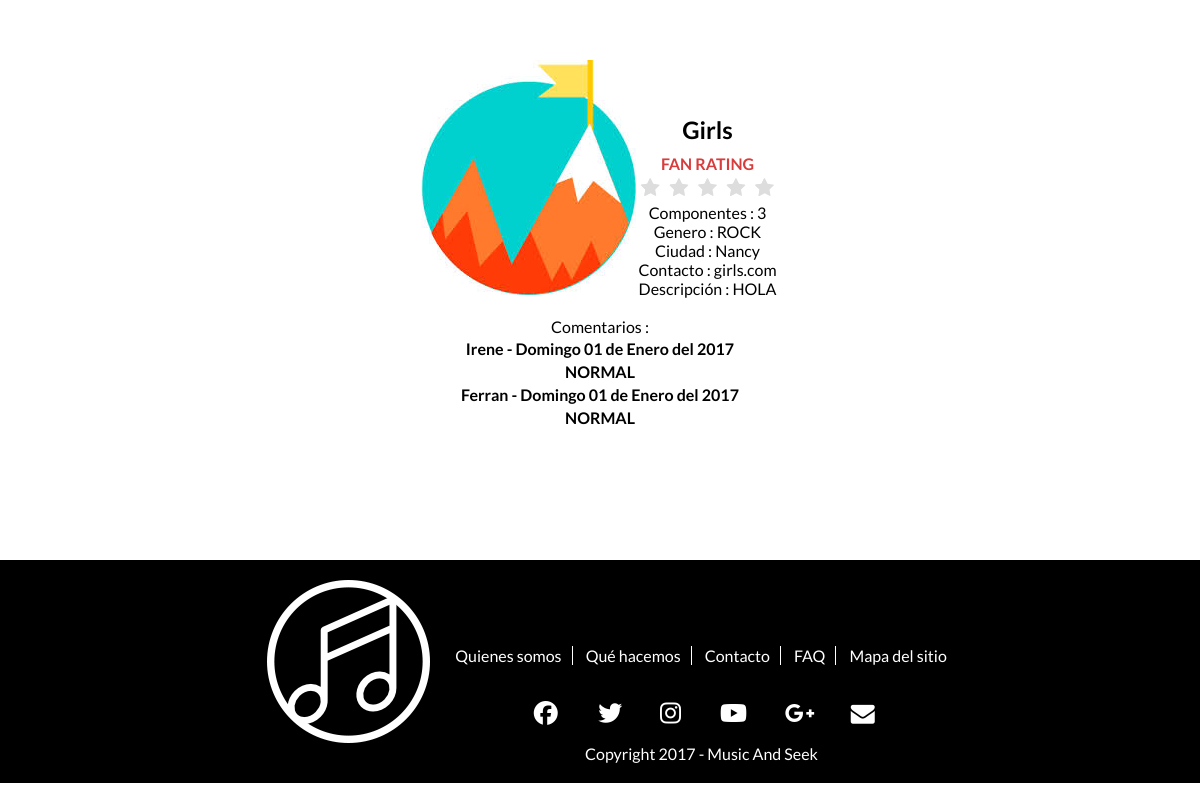
/InfoGrupo.php?nombre=Girls, run on the app's committed database.
### tables this page shows
create table USUARIO( 
ID_USUARIO int(10) not null auto_increment,
TIPO_USUARIO char(10) not null,
NOMBRE char(20) not null,
APELLIDOS char(20),
UBICACION char(50),
EMAIL char(50) not null,
NUMERO_CONTACTO int(11),
 
IMAGEN char(50),
NOMBRE_LOCAL char(20),
NOMBRE_ARTISTICO char(20),
NUMERO_COMPONENTES int(5),
PASSWORD char(255) not null,
AFORO int(5),
WEB char(20),
ID_GENERO int(10),
ID_CIUDAD int(10),
PREGUNTA_SEGURIDAD char (255),
RESPUESTA_SEGURIDAD char (255),
DESCRIPCION char(255),
FECHA_ALTA DATETIME,
FECHA_BAJA DATETIME DEFAULT NULL,
primary key (ID_USUARIO, EMAIL)
);

create table GENERO(
ID_GENERO int(10) not null auto_increment,
NOMBRE char(20) not null,
primary key(ID_GENERO)
);

create table CIUDAD(
ID_CIUDAD int(10) not null auto_increment,
NOMBRE char(20) not null,
PAIS char(10) not null,
primary key(ID_CIUDAD)
);

create table VOTAR_COMENTAR(
ID_VOTO int(10) not null auto_increment primary key,
ID_FAN int(10) not null,
ID_VOTADO int(10) not null,
PUNTOS int(2) not null,
VOTO_CONCIERTO boolean not null,
COMENTARIO char(140),
FECHA datetime not null,
TIPO_VOTACION char(10) not null
);

### bbdd.php (called while the page is built, shortened)
<?php
function conectar() {
    $conexion = mysqli_connect('localhost', 'root', '', 'musicandseek')
            or die("Error conectando");
    return $conexion;
}
function getNombreFecha($fecha) {
    $dias = array("Domingo", "Lunes", "Martes", "Miercoles", "Jueves", "Viernes", "Sábado");
    $meses = array("Enero", "Febrero", "Marzo", "Abril", "Mayo", "Junio", "Julio", "Agosto", "Septiembre", "Octubre", "Noviembre", "Diciembre");
    $arrayFecha = explode("-", $fecha);
    $fecha = $dias[$arrayFecha[0]] . " " . $arrayFecha[1] . " de " . $meses[$arrayFecha[2] - 1] . " del " . $arrayFecha[3];
    return $fecha;
}
function getNombreCiudad($id_ciudad) {
    $conexion = conectar();
    $sql = "SELECT NOMBRE FROM CIUDAD WHERE ID_CIUDAD= $id_ciudad";
    $result = $conexion->query($sql);
    if ($result->num_rows > 0) {
        $row = $result->fetch_assoc();
        return $row['NOMBRE'];
    } else {
        return null;
    }
}
function getNombreGenero($id_genero) {
    $conexion = conectar();
    $sql = "SELECT NOMBRE FROM GENERO WHERE ID_GENERO = $id_genero";
    $result = $conexion->query($sql);
    if ($result->num_rows > 0) {
        $row = $result->fetch_assoc();
        return $row['NOMBRE'];
    } else {
        return null;
    }
}
function getInfoGrupoName($name) {
    $conexion = conectar();
    $sql = "SELECT * FROM USUARIO WHERE NOMBRE_ARTISTICO = '$name'";
    $result = $conexion->query($sql);
    if ($result->num_rows > 0) {
        $row = $result->fetch_assoc();
        return $row;
    } else {
        return null;
    }
}
function comentariosGrupo($id) {
    $conexion = conectar();
    $sql = "SELECT * FROM VOTAR_COMENTAR inner join USUARIO on VOTAR_COMENTAR.ID_FAN = USUARIO.ID_USUARIO WHERE ID_VOTADO = '$id' AND VOTO_CONCIERTO = 0;";
    $resultado = $conexion->query($sql);
    if ($resultado->num_rows > 0) {
        return $resultado;
    } else {
        return false;
    }
}

### InfoGrupo.php (the view, shortened to what this page needs)
<!DOCTYPE html>
<html>
    <head>
        <link href="Estilos/Estilos.css" rel="stylesheet" type="text/css"/>
        <link href="Estilos/RegistrationForm.css" rel="stylesheet" type="text/css"/>
        <link href="Estilos/StarRating.css" rel="stylesheet" type="text/css"/>
    </head>
    <body>
        <div class="center" style="width: 100%; height: 500px">
            <?php
            require_once'bbdd.php';
            echo'<div class="center content">';
            echo'<div class="inline center">';
            echo'<img src="Imagenes/image.jpeg" alt=""/>';
            echo'</div>';
            echo '<div class="inline">';
            $resultado = getInfoGrupoName($_GET['nombre']);
            $puntuacion = votosGrupo($resultado['ID_USUARIO']);
            $comentarios = comentariosGrupo($resultado['ID_USUARIO']);
            echo '<h1>' . $resultado['NOMBRE_ARTISTICO'] . '</h1>';
            echo'<b style="color:#d83c3c">FAN RATING</b><i id="puntuacion" hidden>' . $puntuacion . '</i><br>';
            echo '<fieldset class="rating_fixed">
                        <input type="radio" id="star5" name="rating" value="5" /><label class = "full" for="star5" title="Fantástico - 5 stars"></label>
                        <input type="radio" id="star4half" name="rating" value="4 and a half" /><label class="half" for="star4half" title="Bastante bien - 4.5 stars"></label>
                        <input type="radio" id="star4" name="rating" value="4" /><label class = "full" for="star4" title="Bastante bien - 4 stars"></label>
                        <input type="radio" id="star3half" name="rating" value="3 and a half" /><label class="half" for="star3half" title="Meh - 3.5 stars"></label>
                        <input type="radio" id="star3" name="rating" value="3" /><label class = "full" for="star3" title="Meh - 3 stars"></label>
                        <input type="radio" id="star2half" name="rating" value="2 and a half" /><label class="half" for="star2half" title="No muy bueno - 2.5 stars"></label>
                        <input type="radio" id="star2" name="rating" value="2" /><label class = "full" for="star2" title=" - 2 stars"></label>
                        <input type="radio" id="star1half" name="rating" value="1 and a half" /><label class="half" for="star1half" title="Meh - 1.5 stars"></label>
                        <input type="radio" id="star1" name="rating" value="1" /><label class = "full" for="star1" title="Sucks big time - 1 star"></label>
                        <input type="radio" id="starhalf" name="rating" value="half" /><label class="half" for="starhalf" title="Sucks big time - 0.5 stars"></label>
                        </fieldset> ';
            echo '<div class="center">Componentes : ' . $resultado['NUMERO_COMPONENTES'] . '</div>';
            echo '<div class="center">Genero : ' . getNombreGenero(($resultado['ID_GENERO'])) . '</div>';
            echo '<div class="center">Ciudad : ' . getNombreCiudad($resultado['ID_CIUDAD']) . '</div>';
            if ($resultado['WEB'] != null) {
                echo '<div class="center">Contacto : ' . $resultado['WEB'] . '</div>';
            }
            if ($resultado['DESCRIPCION'] != null) {
                echo '<div class="center">Descripción : ' . $resultado['DESCRIPCION'] . '</div>';
            } echo '</div>';
            if ($comentarios != false) {
                echo '</br></br><div class="center">Comentarios : <table class="center">';
                while ($lista = $comentarios->fetch_assoc()) {
                    echo'<tr><th>';
                    $fechacomentario = getNombreFecha(date("w-d-m-Y", strtotime($lista['FECHA'])));
                    echo $lista['NOMBRE'] . ' - ' . $fechacomentario . '</th></tr>';
                    echo '<tr><th>' . $lista['COMENTARIO'] . '</th></tr>';
                }
                echo'</table></div>';
                echo '</div>';
            }
            echo '</div>';
            ?>
            <div id="footer"></div>
    </body>
</html>

### Estilos/Estilos.css (style rules this page uses)
.inline { display: inline-block; }
.center { text-align: center; }
body { margin:0px; font-family: Lato; }
img { height: auto; text-align: center; }
.content { margin-top: 60px; margin-bottom: 60px; }
table { margin: 0 auto; }

### Estilos/StarRating.css (style rules this page uses)
.rating_fixed { border: none; float: right; pointer-events:none; }
.rating_fixed > label:before { margin: 5px; font-size: 1.25em; font-family: FontAwesome; display: inline-block; content: "\f005"; }
.rating_fixed > label { color: #ddd; float: right; }
fieldset, label { margin: 0; padding: 0; }
body { margin: 20px; }
h1 { font-size: 1.5em; margin: 10px; }

### data on the page
usuario: NOMBRE_ARTISTICO "Girls", NUMERO_COMPONENTES "3", ID_GENERO.NOMBRE "ROCK", ID_CIUDAD.NOMBRE "Nancy", WEB "girls.com", DESCRIPCION "HOLA"
votar_comentar: usuario.NOMBRE "Irene", FECHA "Domingo 01 de Enero del 2017", COMENTARIO "NORMAL"
votar_comentar: usuario.NOMBRE "Ferran", FECHA "Domingo 01 de Enero del 2017", COMENTARIO "NORMAL"
